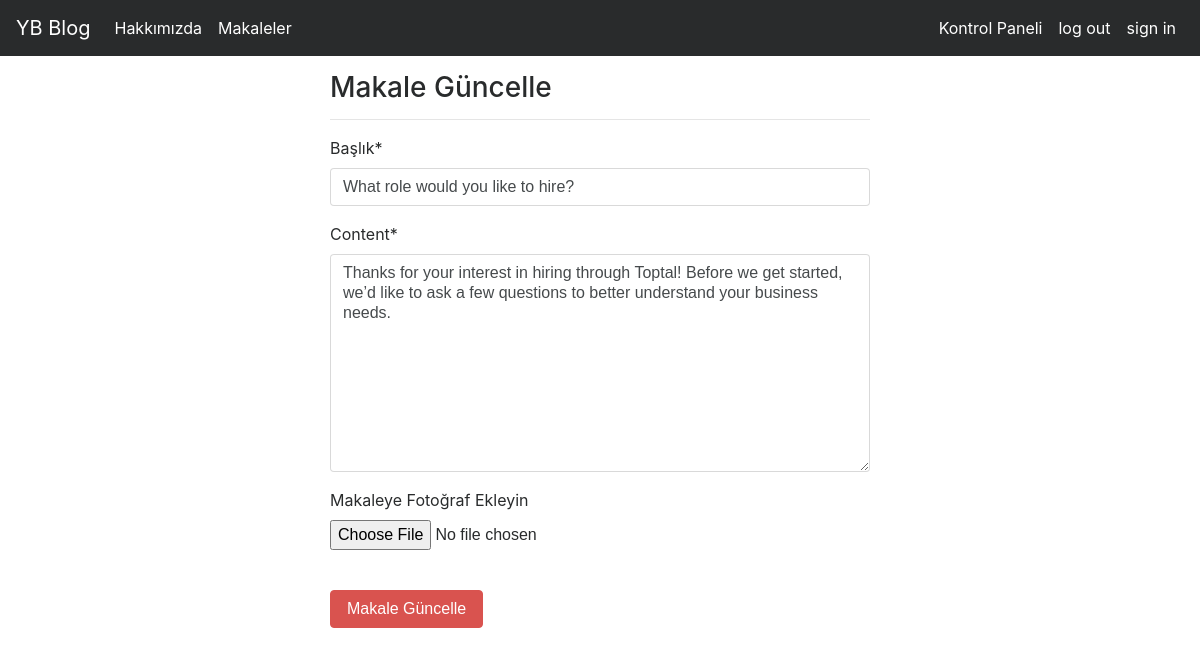
Screenshot of /dashboard/articles/updata/3 (signed in) with the database file from the repository.
### website/models.py (models this page shows, shortened)
class Article(models.Model):
    author = models.ForeignKey("auth.User",on_delete = models.CASCADE,verbose_name = "Yazar ")
    title = models.CharField(max_length = 50,verbose_name = "Başlık")
    content = RichTextField()
    created_date = models.DateTimeField(auto_now_add=True,verbose_name="Oluşturulma Tarihi")
    article_image = models.FileField(blank = True,null = True,verbose_name="Makaleye Fotoğraf Ekleyin")
    class Meta:
       ordering = ['-created_date']

### website/views.py (the view)
# urls.py: path('dashboard/articles/updata/<int:id>', views.updataArticle, name='updata'),
@login_required(login_url="user:loginUser")
def updataArticle(request,id):
    article =get_object_or_404(Article,id =id)
    form = ArticleForm(request.POST or None,request.FILES or None, instance=article)
    if form.is_valid():
        article = form.save(commit=False)  # waxay kamacno tahya adu ha aburin userka.
        article.author = request.user
        article.save()
        messages.success(request, "basar ile guncelllendi.")
        return redirect("index")
    return render(request,"update.html",{"form": form})

### website/forms.py
class ArticleForm(forms.ModelForm):
    class Meta:
        model = Article
        fields = ["title","content","article_image"]

### templates/update.html (shortened to what this page needs)
{% extends "layout.html" %}
{% block body %}
{% load crispy_forms_tags %}
<br>
<div class="row">
    <div class="col-md-6 offset-md-3">
        <h3>Makale Güncelle</h3>
        <hr>
        <form method = "post" enctype="multipart/form-data">
            {{form|crispy}}
            <br>
            <button type = "submit" class = "btn btn-danger">Makale Güncelle</button>
        </form>
    </div>
  </div>
{% endblock body %}

### rows the page displays
Article: title "What role would you like to hire?", content "Thanks for your interest in hiring through Toptal! Before we get started, we’d like to ask a few questions to better understand your business needs."
